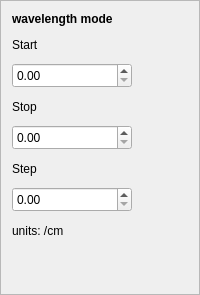
                <widget class="QFrame" name="frame_6">
                 <property name="sizePolicy">
                  <sizepolicy hsizetype="Minimum" vsizetype="Minimum">
                   <horstretch>0</horstretch>
                   <verstretch>0</verstretch>
                  </sizepolicy>
                 </property>
                 <property name="minimumSize">
                  <size>
                   <width>150</width>
                   <height>0</height>
                  </size>
                 </property>
                 <property name="maximumSize">
                  <size>
                   <width>200</width>
                   <height>16777215</height>
                  </size>
                 </property>
                 <property name="frameShape">
                  <enum>QFrame::StyledPanel</enum>
                 </property>
                 <property name="frameShadow">
                  <enum>QFrame::Sunken</enum>
                 </property>
                 <layout class="QHBoxLayout" name="horizontalLayout_18">
                  <item>
                   <layout class="QVBoxLayout" name="verticalLayout_43">
                    <item>
                     <widget class="QLabel" name="label_5">
                      <property name="font">
                       <font>
                        <weight>75</weight>
                        <bold>true</bold>
                       </font>
                      </property>
                      <property name="text">
                       <string>wavelength mode</string>
                      </property>
                     </widget>
                    </item>
                    <item>
                     <widget class="QLabel" name="label_47">
                      <property name="sizePolicy">
                       <sizepolicy hsizetype="Minimum" vsizetype="Minimum">
                        <horstretch>0</horstretch>
                        <verstretch>0</verstretch>
                       </sizepolicy>
                      </property>
                      <property name="minimumSize">
                       <size>
                        <width>100</width>
                        <height>25</height>
                       </size>
                      </property>
                      <property name="maximumSize">
                       <size>
                        <width>200</width>
                        <height>30</height>
                       </size>
                      </property>
                      <property name="text">
                       <string>Start</string>
                      </property>
                     </widget>
                    </item>
                    <item>
                     <widget class="QDoubleSpinBox" name="ScanStartBoxLaser">
                      <property name="sizePolicy">
                       <sizepolicy hsizetype="Minimum" vsizetype="Minimum">
                        <horstretch>0</horstretch>
                        <verstretch>0</verstretch>
                       </sizepolicy>
                      </property>
                      <property name="minimumSize">
                       <size>
                        <width>70</width>
                        <height>25</height>
                       </size>
                      </property>
                      <property name="maximumSize">
                       <size>
                        <width>120</width>
                        <height>30</height>
                       </size>
                      </property>
                      <property name="maximum">
                       <double>10000000.000000000000000</double>
                      </property>
                     </widget>
                    </item>
                    <item>
                     <widget class="QLabel" name="label_48">
                      <property name="sizePolicy">
                       <sizepolicy hsizetype="Minimum" vsizetype="Minimum">
                        <horstretch>0</horstretch>
                        <verstretch>0</verstretch>
                       </sizepolicy>
                      </property>
                      <property name="minimumSize">
                       <size>
                        <width>100</width>
                        <height>25</height>
                       </size>
                      </property>
                      <property name="maximumSize">
                       <size>
                        <width>200</width>
                        <height>30</height>
                       </size>
                      </property>
                      <property name="text">
                       <string>Stop</string>
                      </property>
                     </widget>
                    </item>
                    <item>
                     <widget class="QDoubleSpinBox" name="ScanStopBoxLaser">
                      <property name="sizePolicy">
                       <sizepolicy hsizetype="Minimum" vsizetype="Minimum">
                        <horstretch>0</horstretch>
                        <verstretch>0</verstretch>
                       </sizepolicy>
                      </property>
                      <property name="minimumSize">
                       <size>
                        <width>70</width>
                        <height>25</height>
                       </size>
                      </property>
                      <property name="maximumSize">
                       <size>
                        <width>120</width>
                        <height>30</height>
                       </size>
                      </property>
                      <property name="maximum">
                       <double>10000000.000000000000000</double>
                      </property>
                     </widget>
                    </item>
                    <item>
                     <widget class="QLabel" name="label_49">
                      <property name="sizePolicy">
                       <sizepolicy hsizetype="Minimum" vsizetype="Minimum">
                        <horstretch>100</horstretch>
                        <verstretch>30</verstretch>
                       </sizepolicy>
                      </property>
                      <property name="minimumSize">
                       <size>
                        <width>100</width>
                        <height>25</height>
                       </size>
                      </property>
                      <property name="maximumSize">
                       <size>
                        <width>200</width>
                        <height>30</height>
                       </size>
                      </property>
                      <property name="text">
                       <string>Step</string>
                      </property>
                     </widget>
                    </item>
                    <item>
                     <widget class="QDoubleSpinBox" name="ScanStepBoxLaser">
                      <property name="sizePolicy">
                       <sizepolicy hsizetype="Minimum" vsizetype="Minimum">
                        <horstretch>0</horstretch>
                        <verstretch>0</verstretch>
                       </sizepolicy>
                      </property>
                      <property name="minimumSize">
                       <size>
                        <width>70</width>
                        <height>25</height>
                       </size>
                      </property>
                      <property name="maximumSize">
                       <size>
                        <width>120</width>
                        <height>30</height>
                       </size>
                      </property>
                      <property name="maximum">
                       <double>10000000.000000000000000</double>
                      </property>
                     </widget>
                    </item>
                    <item>
                     <widget class="QLabel" name="label_50">
                      <property name="sizePolicy">
                       <sizepolicy hsizetype="Minimum" vsizetype="Minimum">
                        <horstretch>0</horstretch>
                        <verstretch>0</verstretch>
                       </sizepolicy>
                      </property>
                      <property name="minimumSize">
                       <size>
                        <width>0</width>
                        <height>25</height>
                       </size>
                      </property>
                      <property name="maximumSize">
                       <size>
                        <width>16777215</width>
                        <height>30</height>
                       </size>
                      </property>
                      <property name="text">
                       <string>units: /cm</string>
                      </property>
                     </widget>
                    </item>
                    <item>
                     <spacer name="verticalSpacer_2">
                      <property name="orientation">
                       <enum>Qt::Vertical</enum>
                      </property>
                      <property name="sizeHint" stdset="0">
                       <size>
                        <width>20</width>
                        <height>40</height>
                       </size>
                      </property>
                     </spacer>
                    </item>
                   </layout>
                  </item>
                 </layout>
                </widget>
